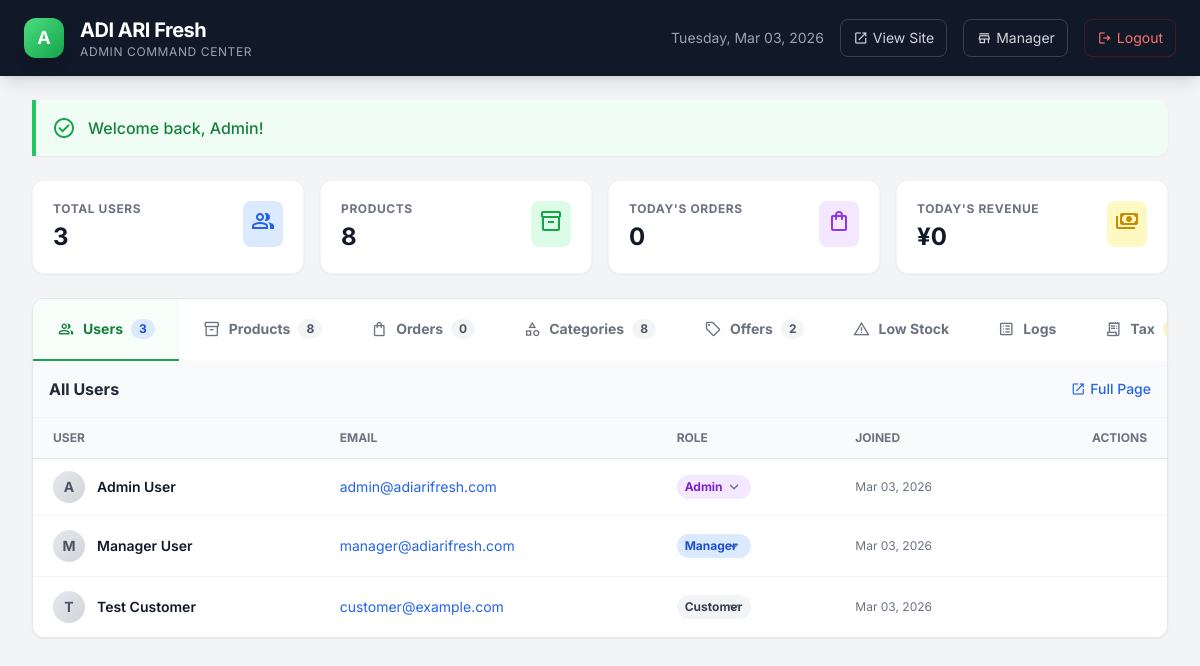
Screenshot of /public/admin (signed in) with the database file from the repository.
### tables this page shows
CREATE TABLE IF NOT EXISTS users (
    id INT PRIMARY KEY AUTO_INCREMENT,
    first_name VARCHAR(100) NOT NULL,
    last_name VARCHAR(100) NOT NULL,
    email VARCHAR(100) UNIQUE NOT NULL,
    password VARCHAR(255) NOT NULL,
    phone VARCHAR(20),
    role ENUM('customer', 'manager', 'admin') DEFAULT 'customer',
    status ENUM('active', 'inactive') DEFAULT 'active',
    login_attempts INT DEFAULT 0,
    lockout_until DATETIME NULL,
    last_login_at DATETIME NULL,
    last_login_ip VARCHAR(45) NULL,
    email_verified_at DATETIME NULL,
    email_verification_token VARCHAR(255) NULL,
    password_reset_token VARCHAR(255) NULL,
    password_reset_expires DATETIME NULL,
    loyalty_points INT DEFAULT 0,
    total_purchases DECIMAL(12, 2) DEFAULT 0.00,
    created_at DATETIME DEFAULT CURRENT_TIMESTAMP,
    updated_at DATETIME DEFAULT CURRENT_TIMESTAMP ON UPDATE CURRENT_TIMESTAMP,
    INDEX idx_email (email),
    INDEX idx_role (role),
    INDEX idx_status (status),
    INDEX idx_reset_token (password_reset_token)
);

### app/views/admin/dashboard.php (the view, shortened to what the rows shown need)
<?php
$users = $users ?? [];
?>
<div class="bg-gray-100 min-h-screen font-sans">
    <header class="bg-gray-900 text-white px-6 py-4 flex justify-between items-center sticky top-0 z-50 shadow-lg">
        <div class="flex items-center gap-4">
            <div>
                <h1 class="text-xl font-bold tracking-tight">ADI ARI Fresh</h1>
            </div>
        </div>
    </header>
    <div class="max-w-[1800px] mx-auto px-4 sm:px-6 lg:px-8 py-6">
        <div class="bg-white rounded-b-xl shadow-sm border border-gray-200 border-t-0 overflow-hidden">
            <div id="tab-users" class="tab-content">
                <div class="overflow-x-auto">
                    <table class="w-full text-left">
                        <thead class="bg-gray-50 text-xs uppercase text-gray-500 font-bold border-b">
                            <tr>
                                <th class="px-5 py-3">User</th>
                                <th class="px-5 py-3">Email</th>
                                <th class="px-5 py-3">Role</th>
                                <th class="px-5 py-3">Joined</th>
                                <th class="px-5 py-3 text-right">Actions</th>
                            </tr>
                        </thead>
                        <tbody class="divide-y divide-gray-100 text-sm">
                            <?php foreach ($users as $u): ?>
                                <tr class="hover:bg-gray-50 transition-colors group">
                                    <td class="px-5 py-3">
                                        <div class="flex items-center gap-3">
                                            <div class="w-8 h-8 rounded-full bg-gradient-to-br from-gray-200 to-gray-300 flex items-center justify-center text-gray-600 font-bold text-sm">
                                                <?= strtoupper(substr($u['first_name'], 0, 1)) ?>
                                            </div>
                                            <span class="font-semibold text-gray-900"><?= htmlspecialchars($u['first_name'] . ' ' . $u['last_name']) ?></span>
                                        </div>
                                    </td>
                                    <td class="px-5 py-3 text-gray-600">
                                        <a href="mailto:<?= htmlspecialchars($u['email']) ?>" class="text-blue-600 hover:text-blue-800"><?= htmlspecialchars($u['email']) ?></a>
                                    </td>
                                    <td class="px-5 py-3">
                                        <form method="post" action="/admin/user/<?= (int)$u['id'] ?>/role" class="inline">
                                            <select name="role" onchange="this.form.submit()" class="text-xs font-bold px-2 py-1 rounded-full border-none cursor-pointer
                                                <?= ($u['role'] === 'admin') ? 'bg-purple-100 text-purple-700' : (($u['role'] === 'manager') ? 'bg-blue-100 text-blue-700' : 'bg-gray-100 text-gray-700') ?>">
                                                <option value="customer" <?= ($u['role'] ?? '') === 'customer' ? 'selected' : '' ?>>Customer</option>
                                                <option value="manager" <?= ($u['role'] ?? '') === 'manager' ? 'selected' : '' ?>>Manager</option>
                                                <option value="admin" <?= ($u['role'] ?? '') === 'admin' ? 'selected' : '' ?>>Admin</option>
                                            </select>
                                        </form>
                                    </td>
                                    <td class="px-5 py-3 text-gray-500 text-xs"><?= date('M d, Y', strtotime($u['created_at'] ?? 'now')) ?></td>
                                    <td class="px-5 py-3 text-right">
                                        <?php if ((int)$u['id'] !== (int)Session::get('user_id')): ?>
                                            <form method="post" action="/admin/user/<?= (int)$u['id'] ?>/delete" class="inline" onsubmit="return confirm('Delete this user?');">
                                            </form>
                                        <?php endif; ?>
                                    </td>
                                </tr>
                            <?php endforeach; ?>
                        </tbody>
                    </table>
                </div>
            </div>
        </div>
    </div>
</div>

### rows the page displays
users: first_name "A", first_name+last_name "Admin User", email "admin@adiarifresh.com", role "Admin", created_at "Mar 03, 2026"
users: first_name "M", first_name+last_name "Manager User", email "manager@adiarifresh.com", role "Manager", created_at "Mar 03, 2026"
users: first_name "T", first_name+last_name "Test Customer", email "customer@example.com", role "Customer", created_at "Mar 03, 2026"

### other values shown
$success "Welcome back, Admin!"
$stats['users'] "3"
$stats['products'] "8"
$stats['today_orders'] "0"
$stats['today_revenue'] "0"
count($users) "3"
count($products) "8"
count($recentOrders) "0"
count($categories) "8"
count($offers) "2"
